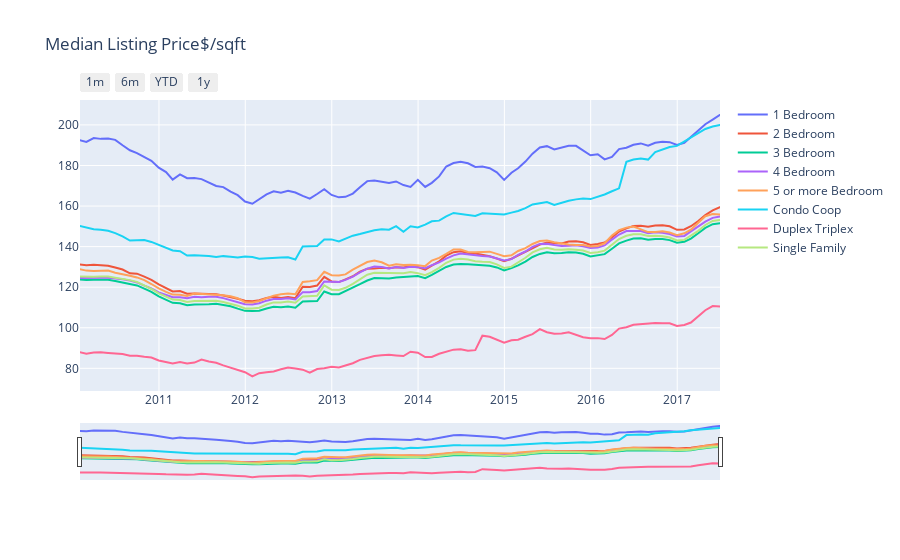

Notebook cell for this chart:
### Code cell
#Percentage Gain or Loss of Sold Home
#a line plot of the ratio of homes sold as foreclosures for all homes over time

data = [go.Scatter(x = months_data['Date'], y = months_data['MedianListingPricePerSqft_1Bedroom'], name ='1 Bedroom'),
        go.Scatter(x = months_data['Date'], y = months_data['MedianListingPricePerSqft_2Bedroom'], name ='2 Bedroom'),
        go.Scatter(x = months_data['Date'], y = months_data['MedianListingPricePerSqft_3Bedroom'], name ='3 Bedroom'),
        go.Scatter(x = months_data['Date'], y = months_data['MedianListingPricePerSqft_4Bedroom'], name ='4 Bedroom'),
        go.Scatter(x = months_data['Date'], y = months_data['MedianListingPricePerSqft_5BedroomOrMore'], name ='5 or more Bedroom'),
        go.Scatter(x = months_data['Date'], y = months_data['MedianListingPricePerSqft_CondoCoop'], name ='Condo Coop'),
        go.Scatter(x = months_data['Date'], y = months_data['MedianListingPricePerSqft_DuplexTriplex'], name ='Duplex Triplex'),
        go.Scatter(x = months_data['Date'], y = months_data['MedianListingPricePerSqft_SingleFamilyResidence'], name ='Single Family'),
       ]
layout = dict(
    title='Median Listing Price$/sqft',
    xaxis=dict(
        range=['2010-02-01','2017-07-01'],
        rangeselector=dict(
            buttons=list([
                dict(count=1,
                     label='1m',
                     step='month',
                     stepmode='backward'),
                dict(count=6,
                     label='6m',
                     step='month',
                     stepmode='backward'),
                dict(count=1,
                    label='YTD',
                    step='year',
                    stepmode='todate'),
                dict(count=1,
                    label='1y',
                    step='year',
                    stepmode='backward'),
                #dict(step='all')
            ])
        ),
        rangeslider=dict(range=['2010-02-01','2017-07-01']),
        type='date'
    )
)
py.iplot({'data':data,
         'layout': layout})

### Figure 1 — Plotly figure (JSON) as saved in the notebook; plotly's stock layout.template omitted (floating-point values rounded to 4 significant figures; data arrays with more than 128 entries replaced by an {"elided": "..."} marker saying what was removed)
{"data": [{"name": "1 Bedroom", "type": "scatter", "x": {"elided": "257 str values"}, "y": {"elided": "257 float values"}}, {"name": "2 Bedroom", "type": "scatter", "x": {"elided": "257 str values"}, "y": {"elided": "257 float values"}}, {"name": "3 Bedroom", "type": "scatter", "x": {"elided": "257 str values"}, "y": {"elided": "257 float values"}}, {"name": "4 Bedroom", "type": "scatter", "x": {"elided": "257 str values"}, "y": {"elided": "257 float values"}}, {"name": "5 or more Bedroom", "type": "scatter", "x": {"elided": "257 str values"}, "y": {"elided": "257 float values"}}, {"name": "Condo Coop", "type": "scatter", "x": {"elided": "257 str values"}, "y": {"elided": "257 float values"}}, {"name": "Duplex Triplex", "type": "scatter", "x": {"elided": "257 str values"}, "y": {"elided": "257 float values"}}, {"name": "Single Family", "type": "scatter", "x": {"elided": "257 str values"}, "y": {"elided": "257 float values"}}], "layout": {"title": {"text": "Median Listing Price$/sqft"}, "xaxis": {"range": ["2010-02-01", "2017-07-01"], "rangeselector": {"buttons": [{"count": 1, "label": "1m", "step": "month", "stepmode": "backward"}, {"count": 6, "label": "6m", "step": "month", "stepmode": "backward"}, {"count": 1, "label": "YTD", "step": "year", "stepmode": "todate"}, {"count": 1, "label": "1y", "step": "year", "stepmode": "backward"}]}, "rangeslider": {"range": ["2010-02-01", "2017-07-01"]}, "type": "date"}}}
